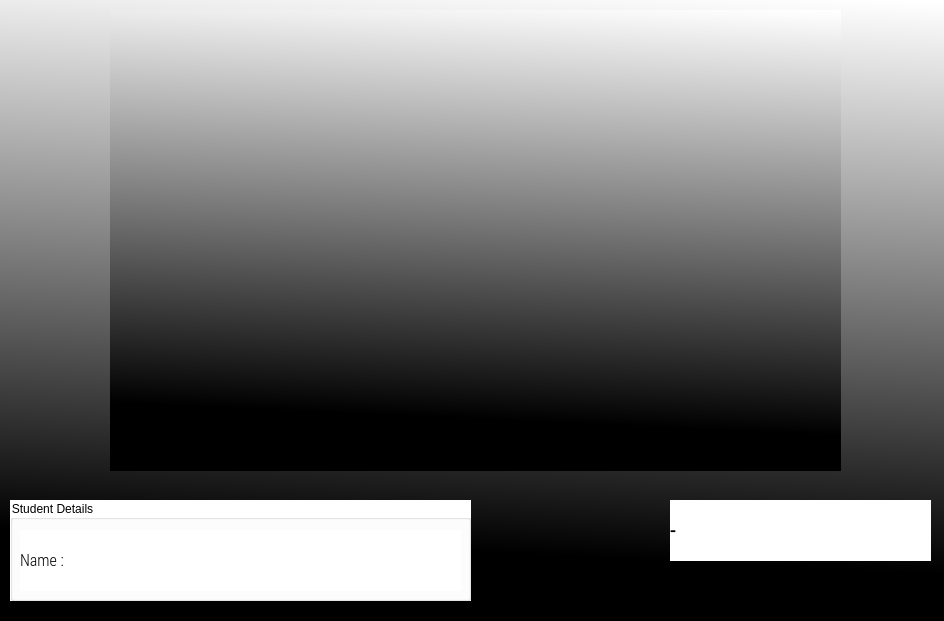
<?xml version="1.0" encoding="UTF-8"?>
<ui version="4.0">
 <class>Dialog</class>
 <widget class="QDialog" name="Dialog">
  <property name="geometry">
   <rect>
    <x>0</x>
    <y>0</y>
    <width>944</width>
    <height>621</height>
   </rect>
  </property>
  <property name="windowTitle">
   <string>Dialog</string>
  </property>
  <property name="styleSheet">
   <string notr="true">background-color:qlineargradient(spread:pad, x1:0.932, y1:0.92, x2:1, y2:0, stop:0 rgba(0, 0, 0, 255), stop:0.994318 rgba(255, 255, 255, 255))</string>
  </property>
  <widget class="QLabel" name="imgLabel">
   <property name="geometry">
    <rect>
     <x>110</x>
     <y>10</y>
     <width>731</width>
     <height>461</height>
    </rect>
   </property>
   <property name="text">
    <string/>
   </property>
  </widget>
  <widget class="QGroupBox" name="groupBox">
   <property name="geometry">
    <rect>
     <x>10</x>
     <y>500</y>
     <width>461</width>
     <height>101</height>
    </rect>
   </property>
   <property name="styleSheet">
    <string notr="true">background-color: rgb(255, 255, 255);</string>
   </property>
   <property name="title">
    <string>Student Details</string>
   </property>
   <widget class="QWidget" name="verticalLayoutWidget">
    <property name="geometry">
     <rect>
      <x>10</x>
      <y>30</y>
      <width>121</width>
      <height>61</height>
     </rect>
    </property>
    <layout class="QVBoxLayout" name="verticalLayout">
     <item>
      <widget class="QLabel" name="label_3">
       <property name="font">
        <font>
         <family>Roboto Condensed Light</family>
         <pointsize>12</pointsize>
         <weight>50</weight>
         <bold>false</bold>
        </font>
       </property>
       <property name="text">
        <string>Name : </string>
       </property>
      </widget>
     </item>
    </layout>
   </widget>
   <widget class="QWidget" name="verticalLayoutWidget_2">
    <property name="geometry">
     <rect>
      <x>130</x>
      <y>30</y>
      <width>321</width>
      <height>61</height>
     </rect>
    </property>
    <layout class="QVBoxLayout" name="verticalLayout_2">
     <item>
      <widget class="QLabel" name="NameLabel">
       <property name="font">
        <font>
         <family>MS Shell Dlg 2</family>
         <pointsize>15</pointsize>
         <weight>75</weight>
         <bold>true</bold>
        </font>
       </property>
       <property name="styleSheet">
        <string notr="true">background-color: rgb(255, 255, 255);</string>
       </property>
       <property name="text">
        <string/>
       </property>
      </widget>
     </item>
    </layout>
   </widget>
  </widget>
  <widget class="QWidget" name="gridLayoutWidget">
   <property name="geometry">
    <rect>
     <x>670</x>
     <y>500</y>
     <width>261</width>
     <height>61</height>
    </rect>
   </property>
   <layout class="QGridLayout" name="gridLayout_2">
    <item row="0" column="0">
     <widget class="QLabel" name="Date_Label">
      <property name="font">
       <font>
        <family>Roboto Condensed Light</family>
        <pointsize>15</pointsize>
        <weight>75</weight>
        <bold>true</bold>
       </font>
      </property>
      <property name="styleSheet">
       <string notr="true">background-color: rgb(255, 255, 255);</string>
      </property>
      <property name="text">
       <string>-   </string>
      </property>
     </widget>
    </item>
   </layout>
  </widget>
 </widget>
 <resources/>
 <connections/>
</ui>
